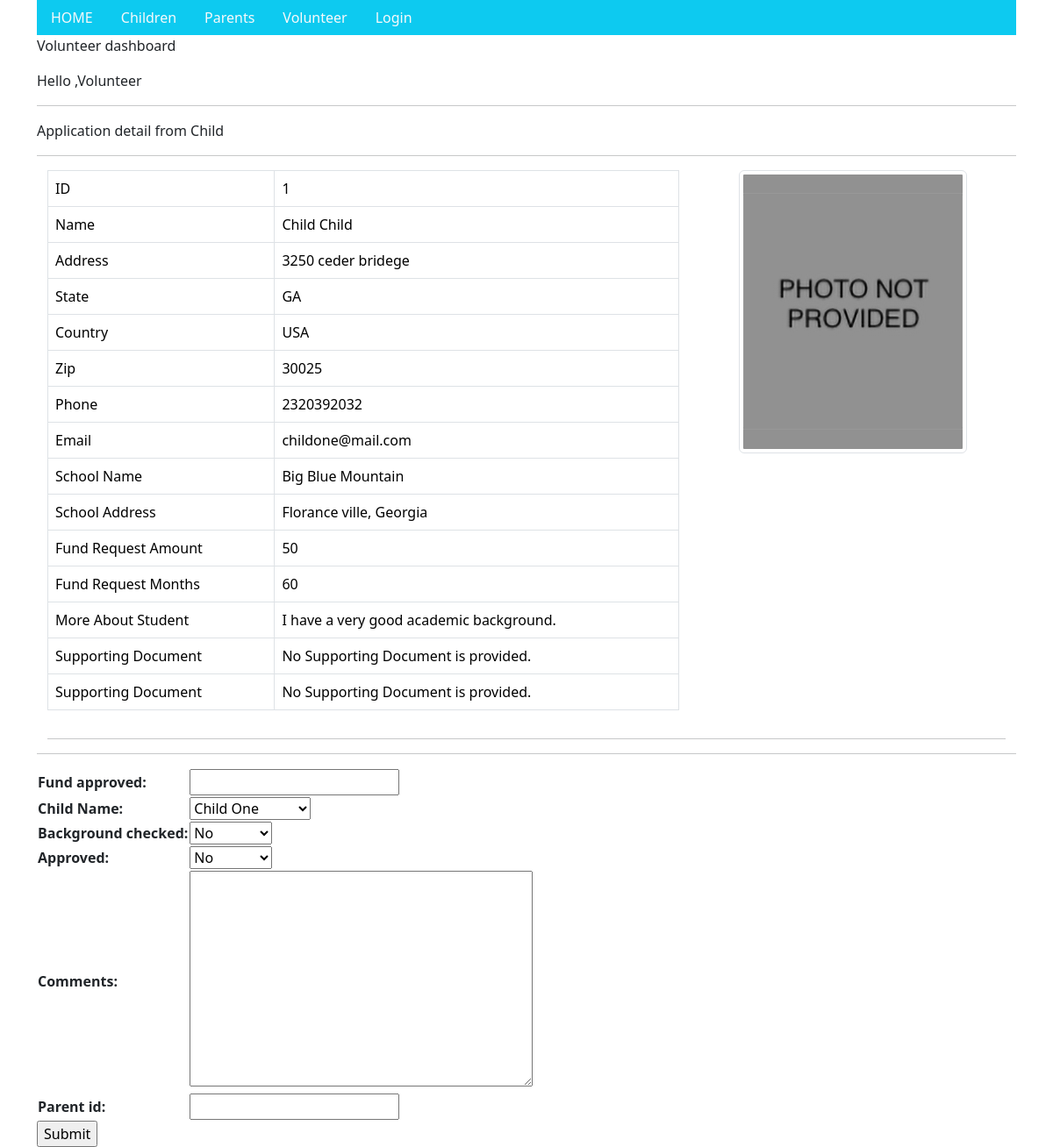
The app's page /volunteers/child_approval/1 with its own data.
### volunteer/models.py (models this page shows, shortened)
class Volunteer(models.Model):
    firstname = models.CharField(max_length=255)
    lastname = models.CharField(max_length=255)
    address = models.CharField(max_length=255, blank=True)
    zip_code = models.CharField(max_length=20, blank=True)
    state = models.CharField(max_length=100, blank=True)
    country = models.CharField(max_length=100, blank=True)
    profession = models.CharField(max_length=50, blank=True)
    photo = models.ImageField(null=True, blank=True, upload_to="documents/")
    phone = models.CharField(max_length=50)
    email = models.CharField(max_length=60)
    desription = models.CharField(max_length=400, blank=True)
    supporting_document1 = models.ImageField(null=True, blank=True, upload_to="documents/")
    supporting_document2 = models.ImageField(null=True, blank=True, upload_to="documents/")
    background_cheking = models.BooleanField(default=False)
    background_check_comment = models.CharField(max_length=400, null=True, blank=True)
    application_date = models.DateField(null=True, blank=True, default=datetime.date.today)
    application_approval_date = models.DateField(null=True, blank=True)
    isRemoved = models.BooleanField(default=False)
    login_id = models.CharField(max_length=100, null=True, blank=True)

### child/models.py (models this page shows)
class Child(models.Model):
    firstname = models.CharField(max_length=255)
    lastname = models.CharField(max_length=255)
    address = models.CharField(max_length=255, blank=True)
    zip_code = models.CharField(max_length=20, blank=True)
    state = models.CharField(max_length=100, blank=True)
    country = models.CharField(max_length=100, blank=True)
    phone = models.CharField(max_length=50)
    email = models.CharField(max_length=60)
    date_of_birth = models.DateField(null=True, blank=True)
    photo = models.ImageField(null=True, blank=True, upload_to="documents/")
    school_name = models.CharField(max_length=200, blank=True)
    school_address = models.CharField(max_length=200, blank=True)
    school_zip = models.CharField(max_length=20, blank=True)
    desription = models.TextField(max_length=800, blank=True)
    fund_request_amount = models.IntegerField(null=True, blank=True)
    fund_request_months = models.IntegerField(null=True, blank=True)
    fund_approved_amount = models.IntegerField(null=True, blank=True)
    fund_approved_months = models.IntegerField(null=True, blank=True)
    background_cheking = models.BooleanField(default=False)
    background_check_comment = models.CharField(max_length=400, null=True, blank=True)
    application_date = models.DateField(null=True, blank=True, default=datetime.date.today)
    application_approval_date = models.DateField(null=True, blank=True)
    isRemoved = models.BooleanField(default=False)
    login_id = models.CharField(max_length=100, null=True, blank=True)
    supporting_document1 = models.ImageField(null=True, blank=True, upload_to="documents/")
    supporting_document2 = models.ImageField(null=True, blank=True, upload_to="documents/")
    def __str__(self):
        return f"{self.firstname} {self.lastname}"

### volunteer/views.py (the view)
# urls.py: path('volunteers/child_approval/<int:id>', views.child_detail, name="child_detail"),
def child_detail(request, id):
    login_id = 'volunteer1'
    volunteer = Volunteer.objects.get(login_id=login_id)
    child = Child.objects.get(id=id)
    form = ChildApprovalForm(request.POST or None, request.FILES or None)
    if form.is_valid():
        fund_approved = form.cleaned_data['fund_approved']
        form.save()
        form = ChildApprovalForm()
        messages.success(request, 'Child approval process completed. ')
    template = loader.get_template('child_approval.html')
    context = {
        'child' : child,
        'volunteer' : volunteer,
        'form' : form
    }
    return HttpResponse(template.render(context,request))

### volunteer/form.py
class ChildApprovalForm(forms.ModelForm):
    class Meta:
        model = ListofMoralChild
        fields = [
            'fund_approved',
            'child_id',
            'background_checked',
            'approved',
            'comments',
            'parent_id'
        ]

### volunteer/templates/child_approval.html (shortened to what this page needs)
{% extends "base.html" %}
{% load static %}
{% block content %}
<div class="container">
    <ul class="nav bg-info">
      <li class="nav-item">
        <a class="nav-link link-light" href="/">HOME</a>
      </li>
      <li class="nav-item">
        <a class="nav-link link-light" href="/children/1">Children</a>
      </li>
      <li class="nav-item">
        <a class="nav-link link-light" href="/parents/1">Parents</a>
      </li>
      <li class="nav-item">
        <a class="nav-link link-light" href="/volunteers/1">Volunteer</a>
      </li>
      <li class="nav-item">
        <a class="nav-link link-light" href="/children/login/">Login</a>
      </li>
    </ul>
    <p> Volunteer dashboard</p>
    <p> Hello ,{{volunteer.firstname}}</p>
    <hr>
    <p>Application detail from Child</p>
    <hr>
    <div class="container">
      <div class="row">
        <div class="col-sm-8">
          <table class="table table-bordered">
              <tbody>
                <tr>
                  <td>ID</td>
                  <td>{{child.id}} </td>
                </tr>
                  <tr>
                  <td>Name</td>
                  <td>{{child.firstname}} {{child.firstname}}</td>
                </tr>
                <tr>
                  <td>Address</td>
                  <td>{{child.address}}</td>
                </tr>
                <tr>
                  <td>State</td>
                  <td>{{child.state}}</td>
                </tr>
                <tr>
                  <td>Country</td>
                  <td>{{child.country}}</td>
                </tr>
                <tr>
                  <td>Zip</td>
                  <td>{{child.zip_code}}</td>
                </tr>
                <tr>
                  <td>Phone</td>
                  <td>{{child.phone}}</td>
                </tr>
                <tr>
                  <td>Email</td>
                  <td>{{child.email}}</td>
                </tr>
                <tr>
                  <td>School Name</td>
                  <td>{{child.school_name}}</td>
                </tr>
                <tr>
                  <td>School Address</td>
                  <td>{{child.school_address}}</td>
                </tr>
                <tr>
                  <td>Fund Request Amount</td>
                  <td>{{child.fund_request_amount}}</td>
                </tr>
                <tr>
                  <td>Fund Request Months</td>
                  <td>{{child.fund_request_months}}</td>
                </tr>
                <tr>
                  <td>More About Student</td>
                  <td>{{child.desription}}</td>
                </tr>
                <tr>
                  <td>Supporting Document</td>
                  <td> {% if child.supporting_document1 %} <a href="{{ child.supporting_document1.url }}"> Suporting Document </a>  {% else %} No Supporting Document is provided. {% endif %}</td>
                </tr>
                <tr>
                  <td>Supporting Document</td>
                  <td> {% if child.supporting_document2 %} <a href="{{ child.supporting_document2.url }}"> Suporting Document </a>  {% else %} No Supporting Document is provided. {% endif %}</td>
                </tr>
              </tbody>
            </table>
        </div>
        {% if child.photo %}
          <div class="col-sm-4"><img src="{{ child.photo.url }}" alt="child img" class="image-fluid img-thumbnail rounded mx-auto d-block"></div>
        {% else %}
          <div class="col-sm-4"><img src="{% static 'no-photo.png' %}" alt="No Photo is provided" class="image-fluid img-thumbnail rounded mx-auto d-block"></div>
        {% endif %}
      </div>
      <hr>
    </div>
    <hr>
  <form action = "" method = "post" enctype="multipart/form-data">
    <table>
      {{form.as_table }}
    </table>
    <input type="submit" value="Submit">
  </form>
    {% endblock %}

### records on screen
Volunteer: firstname "Volunteer"
Child: id "1", firstname "Child", address "3250 ceder bridege", state "GA", country "USA", zip_code "30025", phone "2320392032", email "childone@mail.com", school_name "Big Blue Mountain", school_address "Florance ville, Georgia", fund_request_amount "50", fund_request_months "60", desription "I have a very good academic background."
